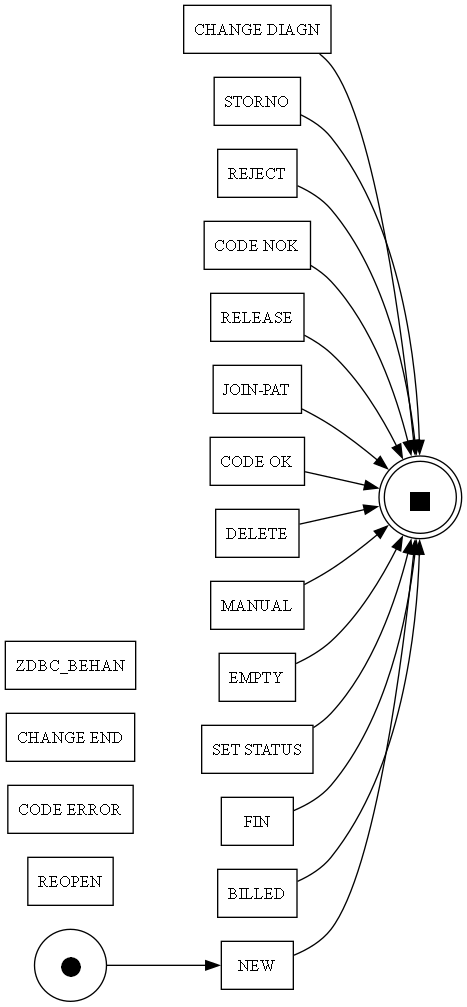

Write the Python code that produced this figure.
import pm4py

log = pm4py.read_xes("../Dataset/HospitalBilling.xes")

net, im, fm = pm4py.discover_petri_net_alpha(log) # Apply the algorithm.

parameters = {pm4py.visualization.petri_net.visualizer.Variants.FREQUENCY.value.Parameters.FORMAT: "png"}
gviz = pm4py.visualization.petri_net.visualizer.apply(net, im, fm, parameters=parameters)

pm4py.visualization.petri_net.visualizer.save(gviz, "alpha.png")

fitness = pm4py.algo.evaluation.replay_fitness.algorithm.apply(log, net, im, fm)
print("Fitness in alpha miner:", fitness)
